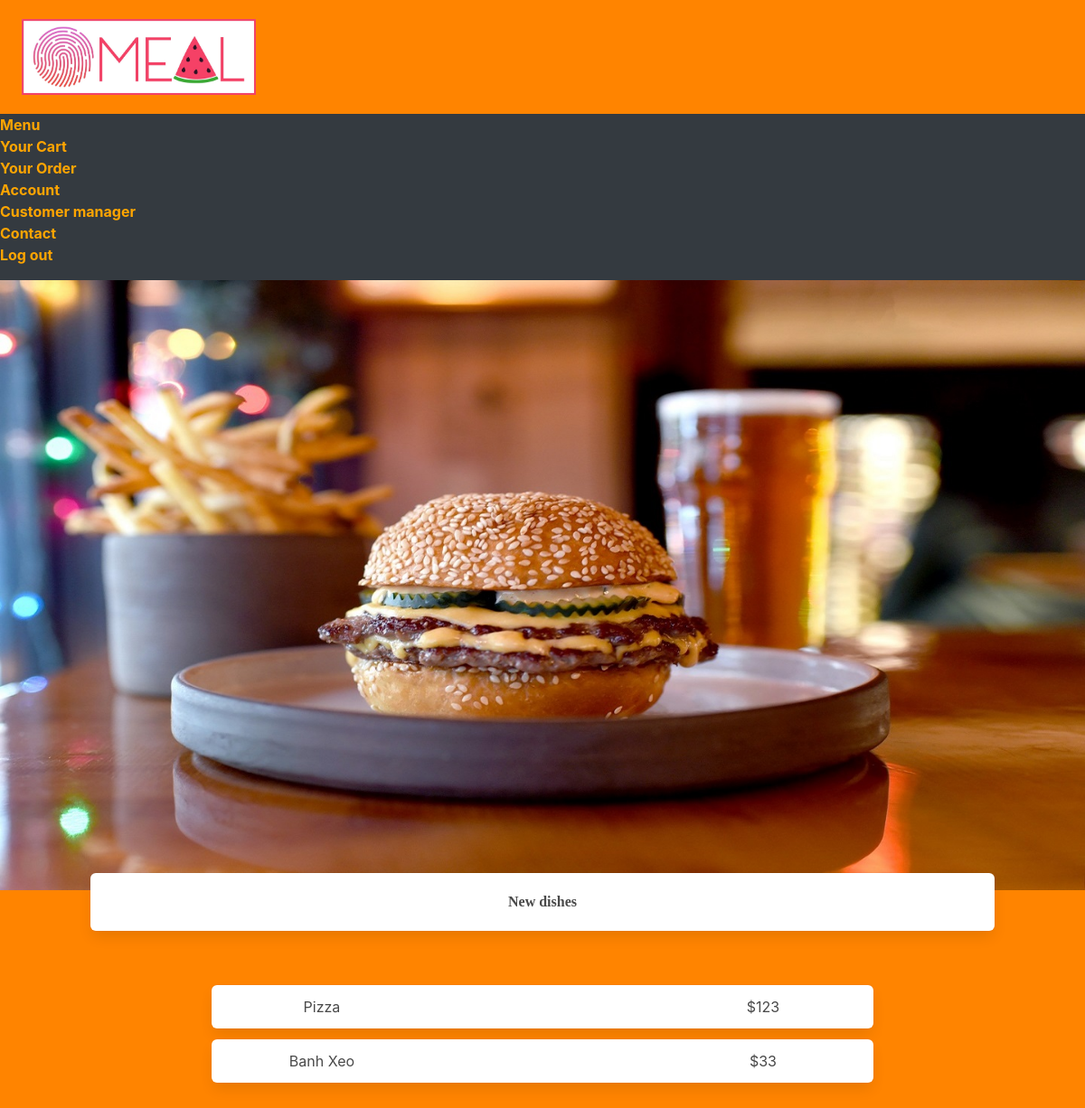
The page /new_dishes on the database its author committed.
### main.py (models this page shows, shortened)
class NewDishes(db.Model):
    id = db.Column(db.Integer, primary_key=True)
    name = db.Column(db.String(200), nullable=False)
    price = db.Column(db.Integer)

### main.py (the view)
@main.route('/new_dishes', methods=['GET'])
def new_dishes():
    dishes = NewDishes.query.order_by(NewDishes.id).all()
    return render_template('view_option/view_menu/new_dishes.html', dishes=dishes)

### templates/view_option/view_menu/new_dishes.html (shortened to what this page needs)
{% extends "base.html" %}
{% block head%}
    <link rel= "stylesheet" type= "text/css" href= "{{ url_for('static',filename='styles/view_menu/style_each_menu.css') }}">
{%endblock%}
{% block body%}
<img class = "food-img" src="../../../static/img/new_dishes.jpg" alt="">
<div class="box choosing-option has-text-weight-bold">New dishes</div>
<section class="section">
    {% for dish in dishes %}
    <div class="container">
        <div class=" columns has-text-centered is-mobile">
            <div class="column is-1"></div>
            <a href="/new_dishes/{{dish.id}}" class="column box has-text-centered is-8">
                <div class="columns is-mobile">
                    <div class="column is1">{{ dish.name }}</div>
                    <div class="column is7"></div>
                    <div class="column is4">${{ dish.price }}</div>
                </div>
            </a>
            <div class="column is-1"></div>
        </div>
    </div>
    {% endfor %}
</section>
{%endblock%}

### static/styles/view_menu/style_each_menu.css (style rules this page uses)
:root { --primary-color: rgb(255, 132, 0); }
body, html { background-color:var(--primary-color) }
.food-img { margin-top: -1.5em; }
.box { width: 83.3333%; margin-left: 8.3333%; }
.choosing-option { display: inline-block; margin-top: -20%; text-align: center; font-weight: 800; font-family: "Bell Gothic Std Light"; }

### rows shown on the page
NewDishes: name "Pizza", price "123"
NewDishes: name "Banh Xeo", price "33"
